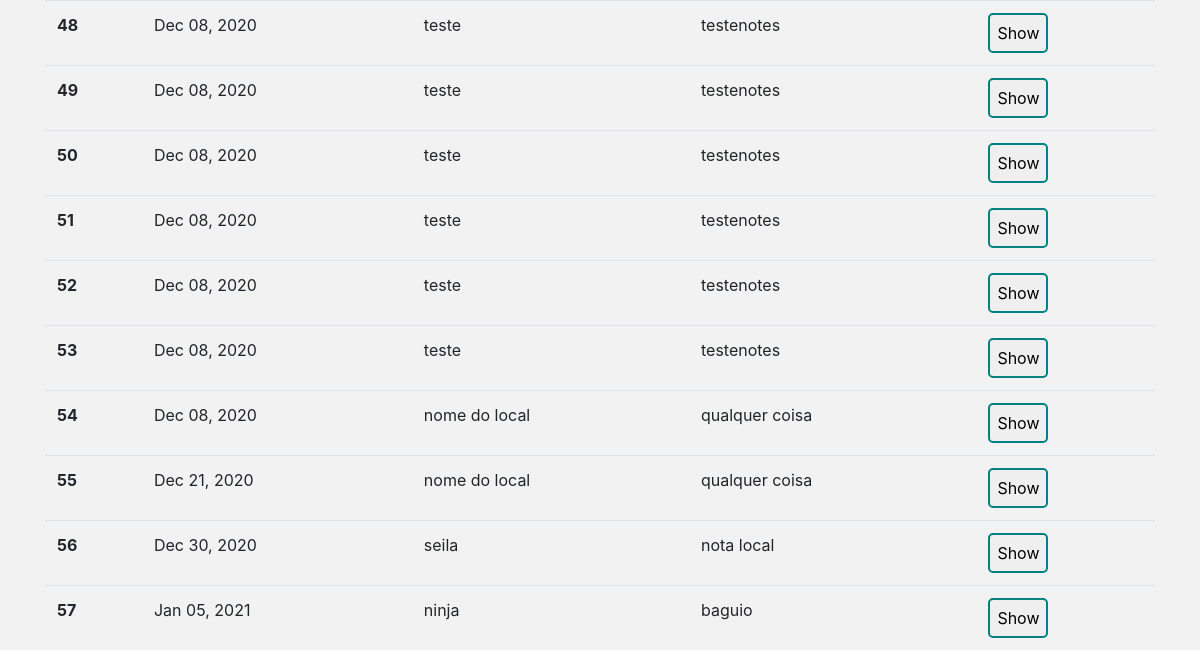
Before: /history (lower part) with the older database file.
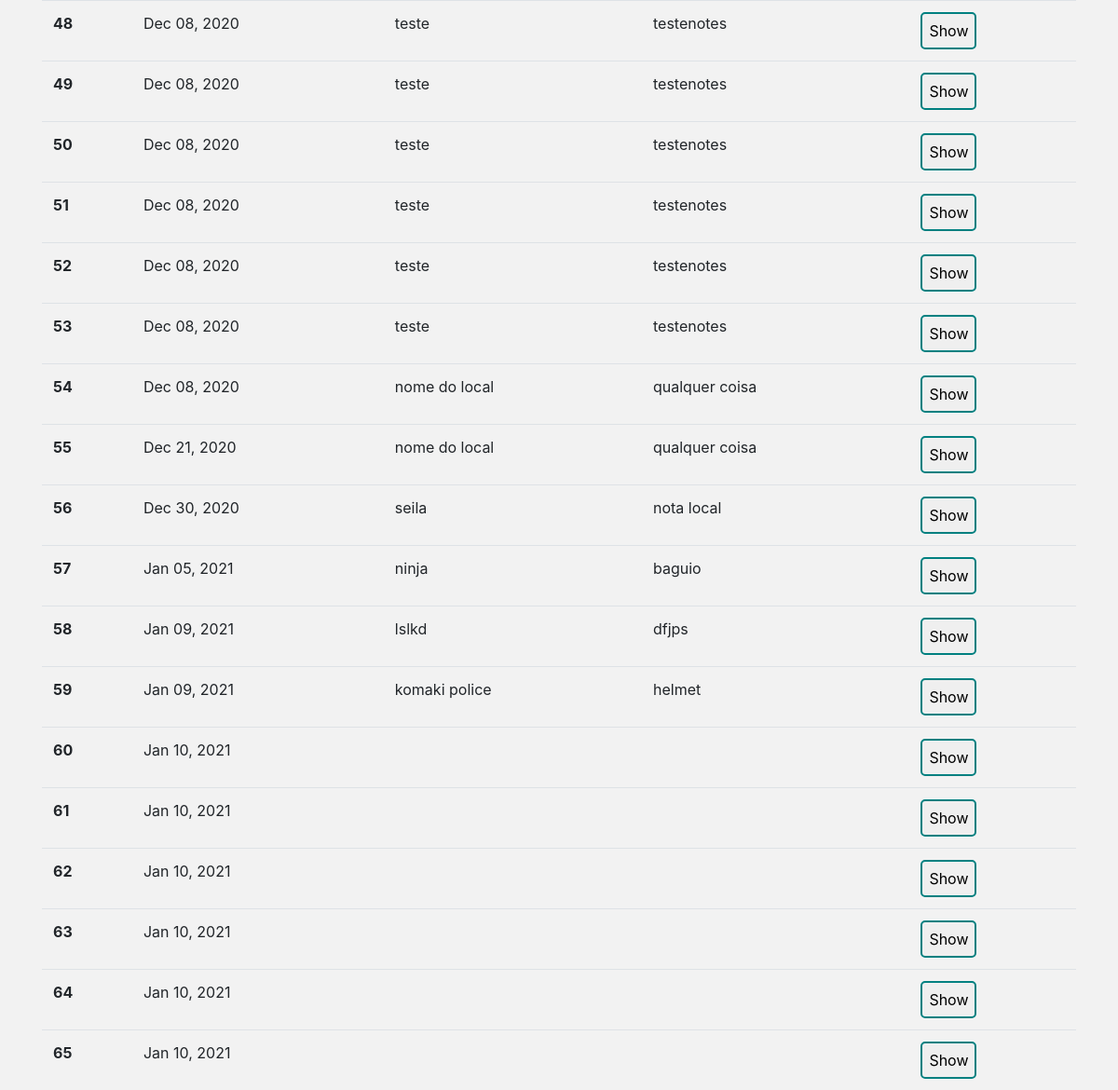
After: the same page with the newer database file.
### tables this page shows
CREATE TABLE "daily" (
	"id"	INTEGER NOT NULL,
	"date"	datetime NOT NULL,
	"local"	text NOT NULL,
	"longitude"	text NOT NULL,
	"latitude"	text NOT NULL,
	"notes"	TEXT,
	PRIMARY KEY("id" AUTOINCREMENT)
);

### app.py (the view)
@app.route('/history', methods=["GET", "POST"])
def history():
    cur = db.cursor()
    cur.execute("SELECT * from daily")
    daily = cur.fetchall()
    return render_template('history.html', page='history', daily = daily)

### app.py (called while the page is built)
@app.template_filter('strftime')
def _jinja2_filter_datetime(date, fmt=None):
    date = dateutil.parser.parse(date)
    native = date.replace(tzinfo=None)
    format='%b %d, %Y'
    return native.strftime(format)

### templates/history.html (shortened to what this page needs)
{% extends 'layout.html' %}
{% block body %}
<main id="workers">
    <table class="table">
        <tbody>
          {% for row in daily: %}
          {% set date = row[1] %}
          <form name="show" action="/show" method="POST">
            <tr>
              <th scope="row">{{row[0]}}</th>
              <td>{{ date|strftime }}</td>
              <td>{{row[2]}}</td>
              <td>{{row[5]}}</td>
              <td>
                <input id="show" class="btWorker" type="submit" name="btAction" value="Show">
              </td>
            </tr>
          </form>
          {% endfor %}
        </tbody>
      </table>
</main>
{% endblock %}

### templates/layout.html (shortened to what this page needs)
<!DOCTYPE html>
<html lang="en">
    <head>
        <link rel="stylesheet" href="https://stackpath.bootstrapcdn.com/bootstrap/4.1.3/css/bootstrap.min.css">
        <link href="/static/styles.css" rel="stylesheet">
    </head>
    <body>
        <div class="container">
            {% block body %}
            {% endblock %}
        </div>
    </body>
</html>

### static/styles.css (style rules this page uses)
html, body { padding: 0px; margin: 0px; box-sizing: border-box; background-color: #f2f2f2; }
.container { display: grid; grid-template-columns: 1fr; grid-template-rows: 8vh 87vh 0vh; grid-template-areas: "header" "main" "footer"; }
#workers { grid-area: main; }

Changed rows visible on the page:
added daily: id "58", date "Jan 09, 2021", local "lslkd", notes "dfjps"
added daily: id "59", date "Jan 09, 2021", local "komaki police", notes "helmet"
added daily: id "60", date "Jan 10, 2021"
added daily: id "61", date "Jan 10, 2021"
added daily: id "62", date "Jan 10, 2021"
added daily: id "63", date "Jan 10, 2021"
added daily: id "64", date "Jan 10, 2021"
added daily: id "65", date "Jan 10, 2021"
